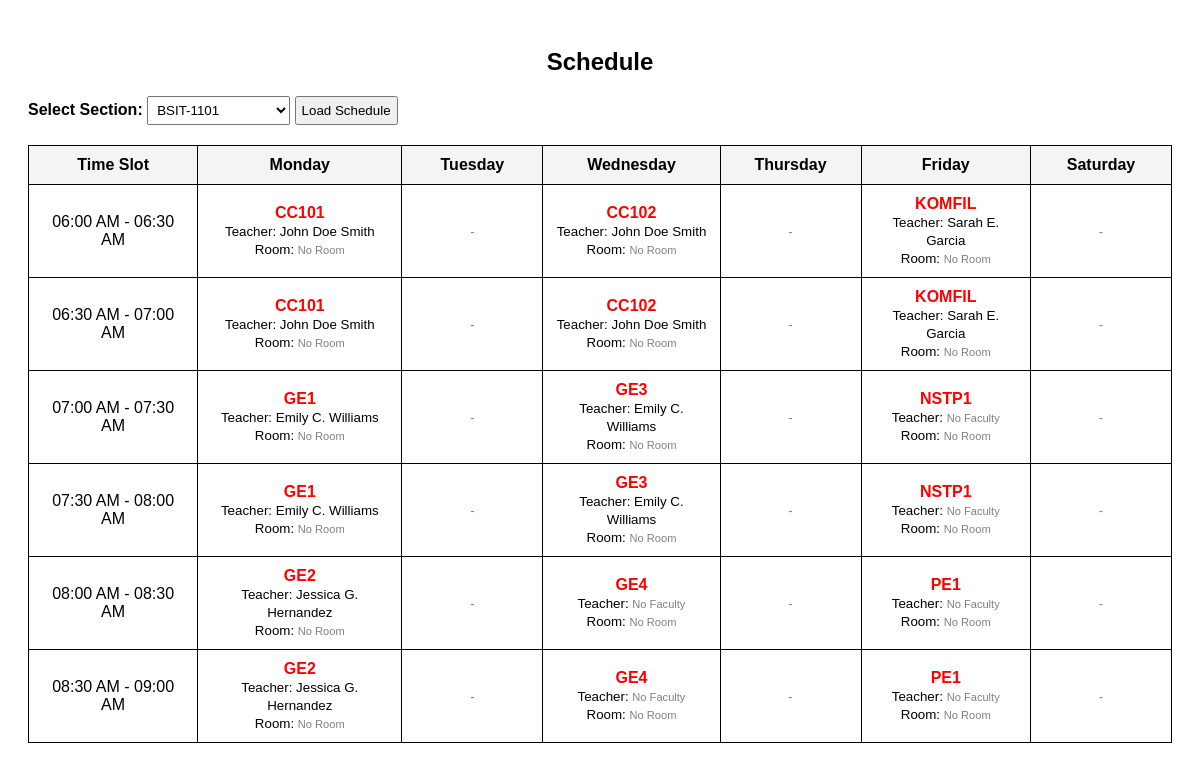
The page /back/Untitled-1.php?section_id=1 on the database its author committed.
### tables this page shows
CREATE TABLE `section_schedules` (
  `schedule_id` int(11) NOT NULL,
  `section_id` varchar(50) NOT NULL,
  `subject_code` varchar(50) NOT NULL,
  `day_of_week` enum('Monday','Tuesday','Wednesday','Thursday','Friday','Saturday','Sunday') NOT NULL,
  `start_time` time NOT NULL,
  `end_time` time NOT NULL,
  `semester` enum('First','Second','Summer') NOT NULL,
  `program_code` varchar(20) NOT NULL,
  `section_name` varchar(50) DEFAULT NULL
);

CREATE TABLE `faculty` (
  `faculty_id` int(11) NOT NULL,
  `firstname` varchar(50) NOT NULL,
  `middlename` varchar(50) DEFAULT NULL,
  `lastname` varchar(50) NOT NULL,
  `college` varchar(100) DEFAULT NULL,
  `employment_status` enum('Full-Time','Part-Time') DEFAULT 'Full-Time',
  `address` text DEFAULT NULL,
  `phone_no` varchar(20) NOT NULL,
  `departmentID` varchar(50) DEFAULT NULL,
  `role` enum('Dean','Department Head','Instructor') DEFAULT NULL,
  `master_specialization` varchar(255) DEFAULT NULL,
  `created_at` timestamp NOT NULL DEFAULT current_timestamp(),
  `max_weekly_hours` int(11) DEFAULT 18,
  `availability` text NOT NULL,
  `start_time` time NOT NULL,
  `end_time` time NOT NULL
);

### back/Untitled-1.php (the view, shortened to what this page needs)
<?php
include_once "../connections/connection.php";
$sectionStmt = $pdo->query("SELECT section_id, section_name FROM sections ORDER BY section_name");
$sections = $sectionStmt->fetchAll(PDO::FETCH_ASSOC);
$section_id = isset($_GET['section_id']) ? intval($_GET['section_id']) : 0;
$stmt = $pdo->prepare("
    SELECT ss.schedule_id, ss.section_id, ss.subject_code, ss.day_of_week, ss.start_time, ss.end_time,
           ss.semester, ss.program_code, ss.section_name,
           s.room_id,
           f.firstname, f.middlename, f.lastname
    FROM section_schedules ss
    LEFT JOIN schedules s ON ss.section_id = s.section_id AND ss.subject_code = s.subject_code
                           AND ss.day_of_week = s.day_of_week
    LEFT JOIN faculty f ON s.faculty_id = f.faculty_id
    WHERE ss.section_id = :section_id
    ORDER BY FIELD(ss.day_of_week, 'Monday', 'Tuesday', 'Wednesday', 'Thursday', 'Friday', 'Saturday'), ss.start_time
");
$stmt->bindParam(':section_id', $section_id);
$stmt->execute();
$scheduleData = $stmt->fetchAll(PDO::FETCH_ASSOC);
$startTime = strtotime('06:00 AM');
$endTime = strtotime('09:00 PM');
$interval = 30 * 60;
$time_slots = [];
while ($startTime <= $endTime) {
    $time_slots[] = [
        'start' => date('h:i A', $startTime),
        'end' => date('h:i A', $startTime + $interval)
    ];
    $startTime += $interval;
}
$days_of_week = ['Monday', 'Tuesday', 'Wednesday', 'Thursday', 'Friday', 'Saturday'];
?>
<!DOCTYPE html>
<html lang="en">
<head>
</head>
<body>
<h2>Schedule</h2>
<form method="GET">
    <label for="section_id"><strong>Select Section:</strong></label>
    <select name="section_id" id="section_id" required>
        <?php foreach ($sections as $section): ?>
            <option value="<?= $section['section_id'] ?>" <?= ($section_id == $section['section_id']) ? 'selected' : '' ?>>
                <?= htmlspecialchars($section['section_name']) ?>
            </option>
        <?php endforeach; ?>
    </select>
    <button type="submit">Load Schedule</button>
</form>
<?php if ($section_id > 0): ?>
    <table>
        <tr>
            <th>Time Slot</th>
            <?php foreach ($days_of_week as $day_name): ?>
                <th><?= $day_name ?></th>
            <?php endforeach; ?>
        </tr>
        <?php foreach ($time_slots as $slot): ?>
            <?php
            $hasSchedule = false;
            foreach ($days_of_week as $day_name) {
                foreach ($scheduleData as $schedule) {
                    if ($schedule['day_of_week'] == $day_name &&
                        strtotime($schedule['start_time']) <= strtotime($slot['start']) &&
                        strtotime($schedule['end_time']) > strtotime($slot['start'])) {
                        $hasSchedule = true;
                        break 2;
                    }
                }
            }
            ?>
            <?php if ($hasSchedule):?>
                <tr>
                    <td><?= $slot['start'] ?> - <?= $slot['end'] ?></td>
                    <?php foreach ($days_of_week as $day_name): ?>
                        <td>
                            <?php
                            $schedule_found = false;
                            foreach ($scheduleData as $schedule) {
                                if ($schedule['day_of_week'] == $day_name &&
                                    strtotime($schedule['start_time']) <= strtotime($slot['start']) &&
                                    strtotime($schedule['end_time']) > strtotime($slot['start'])) {
                                    $teacher_name = trim("{$schedule['firstname']} {$schedule['middlename']} {$schedule['lastname']}");
                                    $teacher_display = !empty($teacher_name) ? $teacher_name : "<small style='color: gray;'>No Faculty</small>";
                                    $room_display = !empty($schedule['room_id']) ? $schedule['room_id'] : "<small style='color: gray;'>No Room</small>";
                                    echo "<strong style='color: red;'>{$schedule['subject_code']}</strong><br>";
                                    echo "<small>Teacher: $teacher_display</small><br>";
                                    echo "<small>Room: $room_display</small>";
                                    $schedule_found = true;
                                    break;
                                }
                            }
                            if (!$schedule_found) {
                                echo "<small style='color: gray;'>-</small>";
                            }
                            ?>
                        </td>
                    <?php endforeach; ?>
                </tr>
            <?php endif; ?>
        <?php endforeach; ?>
    </table>
<?php else: ?>
    <p>Please select a section to view the schedule.</p>
<?php endif; ?>
</body>
</html>

### back/Untitled-1.php (style rules this page uses)
body { font-family: Arial, sans-serif; padding: 20px; }
h2 { text-align: center; }
table { width: 100%; border-collapse: collapse; margin-top: 20px; }
th, td { border: 1px solid black; padding: 10px; text-align: center; }
th { background-color: #f4f4f4; }
select, button { padding: 5px; }
td { min-width: 120px; height: 40px; }

### rows shown on the page
section_schedules: subject_code "CC101", faculty.firstname+middlename+lastname "John Doe Smith"
section_schedules: subject_code "CC102", faculty.firstname+middlename+lastname "John Doe Smith"
section_schedules: subject_code "KOMFIL", faculty.firstname+middlename+lastname "Sarah E. Garcia"
section_schedules: subject_code "GE1", faculty.firstname+middlename+lastname "Emily C. Williams"
section_schedules: subject_code "GE3", faculty.firstname+middlename+lastname "Emily C. Williams"
section_schedules: subject_code "NSTP1", shows "No Faculty"
section_schedules: subject_code "GE2", faculty.firstname+middlename+lastname "Jessica G. Hernandez"
section_schedules: subject_code "GE4", shows "No Faculty"
section_schedules: subject_code "PE1", shows "No Faculty"

### other values the page prints
$day_name "Monday"
$day_name "Tuesday"
$day_name "Wednesday"
$day_name "Thursday"
$day_name "Friday"
$day_name "Saturday"
$slot['start'] "06:00 AM"
$slot['end'] "06:30 AM"
$slot['start'] "06:30 AM"
$slot['end'] "07:00 AM"
$slot['start'] "07:00 AM"
$slot['end'] "07:30 AM"
$slot['start'] "07:30 AM"
$slot['end'] "08:00 AM"
$slot['start'] "08:00 AM"
